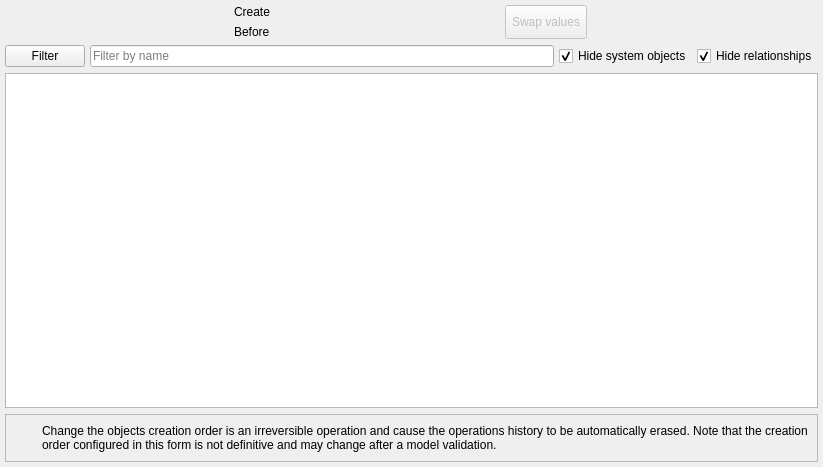
<?xml version="1.0" encoding="UTF-8"?>
<ui version="4.0">
 <class>SwapObjectsIdsWidget</class>
 <widget class="QWidget" name="SwapObjectsIdsWidget">
  <property name="geometry">
   <rect>
    <x>0</x>
    <y>0</y>
    <width>823</width>
    <height>467</height>
   </rect>
  </property>
  <property name="minimumSize">
   <size>
    <width>0</width>
    <height>0</height>
   </size>
  </property>
  <property name="windowTitle">
   <string>Change objects creation order</string>
  </property>
  <layout class="QVBoxLayout" name="verticalLayout">
   <property name="leftMargin">
    <number>5</number>
   </property>
   <property name="topMargin">
    <number>5</number>
   </property>
   <property name="rightMargin">
    <number>5</number>
   </property>
   <property name="bottomMargin">
    <number>5</number>
   </property>
   <item>
    <layout class="QGridLayout" name="gridLayout_2">
     <item row="0" column="0">
      <layout class="QHBoxLayout" name="create_lt">
       <property name="spacing">
        <number>5</number>
       </property>
       <item>
        <widget class="QLabel" name="create_lbl">
         <property name="sizePolicy">
          <sizepolicy hsizetype="Fixed" vsizetype="Fixed">
           <horstretch>0</horstretch>
           <verstretch>0</verstretch>
          </sizepolicy>
         </property>
         <property name="text">
          <string>Create</string>
         </property>
        </widget>
       </item>
      </layout>
     </item>
     <item row="0" column="1" rowspan="2">
      <widget class="QToolButton" name="swap_values_tb">
       <property name="enabled">
        <bool>false</bool>
       </property>
       <property name="sizePolicy">
        <sizepolicy hsizetype="Fixed" vsizetype="Expanding">
         <horstretch>0</horstretch>
         <verstretch>0</verstretch>
        </sizepolicy>
       </property>
       <property name="minimumSize">
        <size>
         <width>0</width>
         <height>0</height>
        </size>
       </property>
       <property name="maximumSize">
        <size>
         <width>16777215</width>
         <height>16777215</height>
        </size>
       </property>
       <property name="focusPolicy">
        <enum>Qt::FocusPolicy::StrongFocus</enum>
       </property>
       <property name="toolTip">
        <string>Swap the values of the fields</string>
       </property>
       <property name="text">
        <string>Swap values</string>
       </property>
       <property name="icon">
        <iconset resource="../../res/resources.qrc">
         <normaloff>:/icons/icons/swapvals.png</normaloff>:/icons/icons/swapvals.png</iconset>
       </property>
       <property name="iconSize">
        <size>
         <width>25</width>
         <height>25</height>
        </size>
       </property>
       <property name="toolButtonStyle">
        <enum>Qt::ToolButtonStyle::ToolButtonIconOnly</enum>
       </property>
      </widget>
     </item>
     <item row="1" column="0">
      <layout class="QHBoxLayout" name="before_lt">
       <property name="spacing">
        <number>5</number>
       </property>
       <item>
        <widget class="QLabel" name="before_lbl">
         <property name="sizePolicy">
          <sizepolicy hsizetype="Fixed" vsizetype="Fixed">
           <horstretch>0</horstretch>
           <verstretch>0</verstretch>
          </sizepolicy>
         </property>
         <property name="minimumSize">
          <size>
           <width>0</width>
           <height>0</height>
          </size>
         </property>
         <property name="text">
          <string>Before</string>
         </property>
        </widget>
       </item>
      </layout>
     </item>
    </layout>
   </item>
   <item>
    <layout class="QHBoxLayout" name="filter_lt">
     <property name="spacing">
      <number>5</number>
     </property>
     <item>
      <widget class="QPushButton" name="filter_btn">
       <property name="enabled">
        <bool>true</bool>
       </property>
       <property name="sizePolicy">
        <sizepolicy hsizetype="Fixed" vsizetype="Fixed">
         <horstretch>0</horstretch>
         <verstretch>0</verstretch>
        </sizepolicy>
       </property>
       <property name="minimumSize">
        <size>
         <width>0</width>
         <height>0</height>
        </size>
       </property>
       <property name="toolTip">
        <string>Defines the search filter</string>
       </property>
       <property name="text">
        <string>Filter</string>
       </property>
       <property name="icon">
        <iconset resource="../../res/resources.qrc">
         <normaloff>:/icons/icons/filter.png</normaloff>:/icons/icons/filter.png</iconset>
       </property>
       <property name="iconSize">
        <size>
         <width>25</width>
         <height>25</height>
        </size>
       </property>
       <property name="checkable">
        <bool>true</bool>
       </property>
      </widget>
     </item>
     <item>
      <widget class="QWidget" name="filter_wgt" native="true">
       <property name="sizePolicy">
        <sizepolicy hsizetype="Expanding" vsizetype="Preferred">
         <horstretch>0</horstretch>
         <verstretch>0</verstretch>
        </sizepolicy>
       </property>
       <layout class="QHBoxLayout" name="horizontalLayout">
        <property name="spacing">
         <number>5</number>
        </property>
        <property name="leftMargin">
         <number>0</number>
        </property>
        <property name="topMargin">
         <number>0</number>
        </property>
        <property name="rightMargin">
         <number>0</number>
        </property>
        <property name="bottomMargin">
         <number>0</number>
        </property>
        <item>
         <widget class="QLineEdit" name="filter_edt">
          <property name="enabled">
           <bool>true</bool>
          </property>
          <property name="placeholderText">
           <string>Filter by name</string>
          </property>
          <property name="clearButtonEnabled">
           <bool>true</bool>
          </property>
         </widget>
        </item>
        <item>
         <widget class="QCheckBox" name="hide_sys_objs_chk">
          <property name="sizePolicy">
           <sizepolicy hsizetype="Fixed" vsizetype="Fixed">
            <horstretch>0</horstretch>
            <verstretch>0</verstretch>
           </sizepolicy>
          </property>
          <property name="text">
           <string>Hide system objects</string>
          </property>
          <property name="checked">
           <bool>true</bool>
          </property>
         </widget>
        </item>
        <item>
         <widget class="QCheckBox" name="hide_rels_chk">
          <property name="sizePolicy">
           <sizepolicy hsizetype="Fixed" vsizetype="Fixed">
            <horstretch>0</horstretch>
            <verstretch>0</verstretch>
           </sizepolicy>
          </property>
          <property name="text">
           <string>Hide relationships</string>
          </property>
          <property name="checked">
           <bool>true</bool>
          </property>
         </widget>
        </item>
       </layout>
      </widget>
     </item>
    </layout>
   </item>
   <item>
    <widget class="QTableView" name="objects_view">
     <property name="editTriggers">
      <set>QAbstractItemView::EditTrigger::NoEditTriggers</set>
     </property>
     <property name="alternatingRowColors">
      <bool>true</bool>
     </property>
     <property name="selectionMode">
      <enum>QAbstractItemView::SelectionMode::SingleSelection</enum>
     </property>
     <property name="selectionBehavior">
      <enum>QAbstractItemView::SelectionBehavior::SelectRows</enum>
     </property>
     <property name="iconSize">
      <size>
       <width>22</width>
       <height>22</height>
      </size>
     </property>
     <attribute name="horizontalHeaderCascadingSectionResizes">
      <bool>true</bool>
     </attribute>
     <attribute name="horizontalHeaderMinimumSectionSize">
      <number>30</number>
     </attribute>
     <attribute name="horizontalHeaderShowSortIndicator" stdset="0">
      <bool>true</bool>
     </attribute>
     <attribute name="horizontalHeaderStretchLastSection">
      <bool>true</bool>
     </attribute>
     <attribute name="verticalHeaderVisible">
      <bool>false</bool>
     </attribute>
     <attribute name="verticalHeaderMinimumSectionSize">
      <number>30</number>
     </attribute>
     <attribute name="verticalHeaderHighlightSections">
      <bool>false</bool>
     </attribute>
    </widget>
   </item>
   <item>
    <widget class="QFrame" name="alert_frm">
     <property name="sizePolicy">
      <sizepolicy hsizetype="Expanding" vsizetype="Fixed">
       <horstretch>0</horstretch>
       <verstretch>0</verstretch>
      </sizepolicy>
     </property>
     <property name="minimumSize">
      <size>
       <width>0</width>
       <height>48</height>
      </size>
     </property>
     <property name="maximumSize">
      <size>
       <width>16777215</width>
       <height>16777215</height>
      </size>
     </property>
     <property name="frameShape">
      <enum>QFrame::Shape::StyledPanel</enum>
     </property>
     <property name="frameShadow">
      <enum>QFrame::Shadow::Raised</enum>
     </property>
     <layout class="QGridLayout" name="gridLayout">
      <property name="leftMargin">
       <number>5</number>
      </property>
      <property name="topMargin">
       <number>5</number>
      </property>
      <property name="rightMargin">
       <number>5</number>
      </property>
      <property name="bottomMargin">
       <number>5</number>
      </property>
      <item row="0" column="0">
       <widget class="QLabel" name="icon_lbl">
        <property name="minimumSize">
         <size>
          <width>25</width>
          <height>25</height>
         </size>
        </property>
        <property name="maximumSize">
         <size>
          <width>25</width>
          <height>25</height>
         </size>
        </property>
        <property name="text">
         <string/>
        </property>
        <property name="textFormat">
         <enum>Qt::TextFormat::AutoText</enum>
        </property>
        <property name="pixmap">
         <pixmap resource="../../res/resources.qrc">:/icons/icons/alert.png</pixmap>
        </property>
        <property name="scaledContents">
         <bool>true</bool>
        </property>
       </widget>
      </item>
      <item row="0" column="1">
       <widget class="QLabel" name="message_lbl">
        <property name="sizePolicy">
         <sizepolicy hsizetype="Preferred" vsizetype="Expanding">
          <horstretch>0</horstretch>
          <verstretch>0</verstretch>
         </sizepolicy>
        </property>
        <property name="font">
         <font>
          <bold>false</bold>
          <underline>false</underline>
          <strikeout>false</strikeout>
          <kerning>true</kerning>
         </font>
        </property>
        <property name="text">
         <string>Change the objects creation order is an irreversible operation and cause the operations history to be automatically erased. Note that the creation order configured in this form is not definitive and may change after a model validation.</string>
        </property>
        <property name="wordWrap">
         <bool>true</bool>
        </property>
       </widget>
      </item>
     </layout>
    </widget>
   </item>
  </layout>
 </widget>
 <tabstops>
  <tabstop>swap_values_tb</tabstop>
  <tabstop>filter_btn</tabstop>
  <tabstop>filter_edt</tabstop>
  <tabstop>hide_sys_objs_chk</tabstop>
  <tabstop>hide_rels_chk</tabstop>
 </tabstops>
 <resources>
  <include location="../../res/resources.qrc"/>
 </resources>
 <connections/>
</ui>
